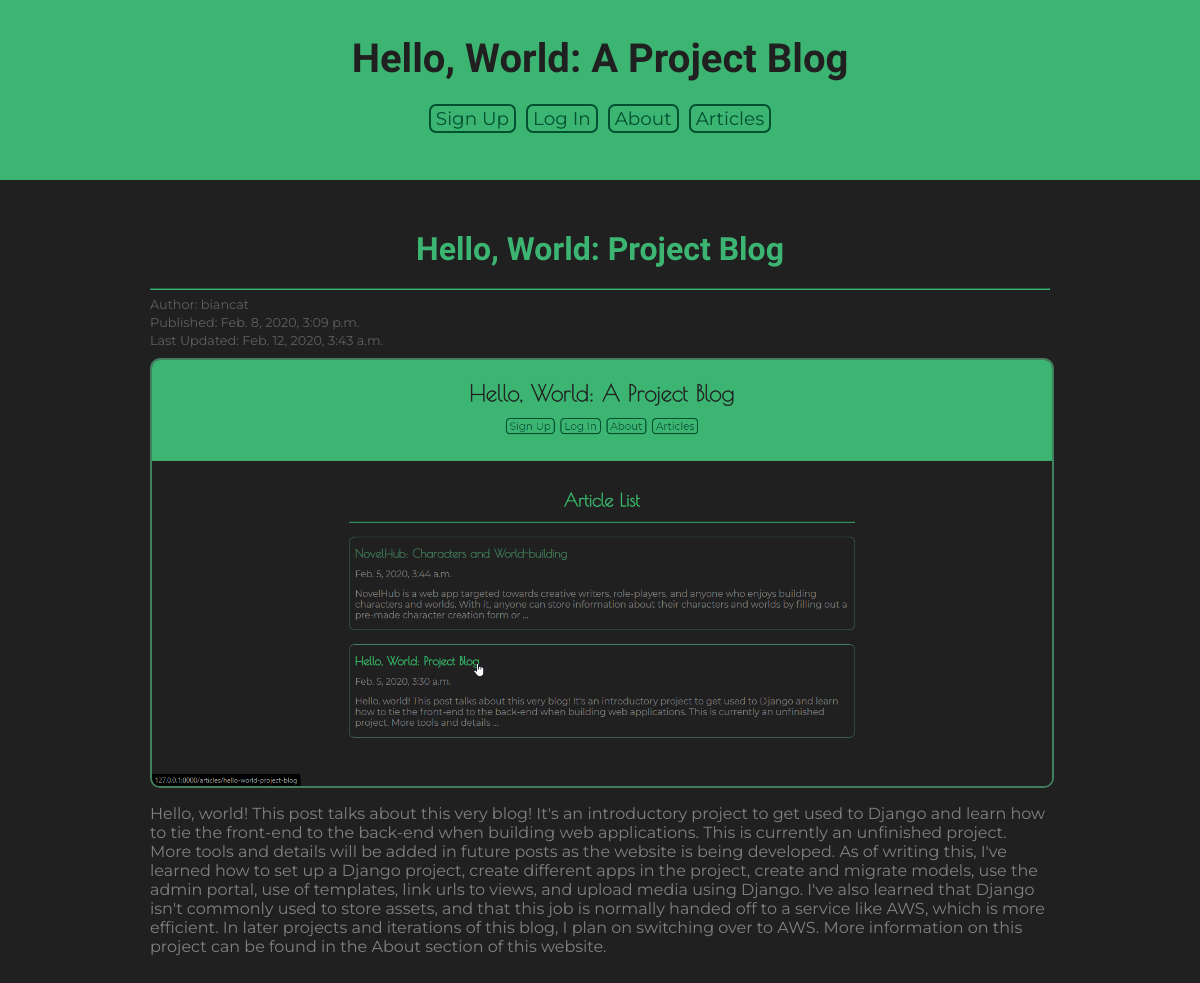
/articles/hello-world-project-blog, run on the app's committed database.
### Articles/models.py (models this page shows, shortened)
class Article(models.Model):
    title = models.CharField(max_length=100)
    dateP = models.DateTimeField(auto_now_add=True)
    author = models.ForeignKey(User, on_delete=models.SET_NULL, null=True)
    body = models.TextField()
    slug = models.SlugField()
    picture = models.ImageField(default="defaultPic.png", blank="True")
    dateE = models.DateTimeField(auto_now=True)

### Articles/views.py (the view)
# urls.py: url(r'^(?P<slug>[\w-]+)$', views.article_detail, name='articleDetail'),
def article_detail(request, slug):
    article = Article.objects.get(slug=slug)
    return render(request, 'articles/article_detail.html', {"article":article})

### Articles/templates/articles/article_detail.html (shortened to what this page needs)
{% extends 'baseTemplate.html' %}
{% load static %}
{% block head %}
    <link rel="stylesheet" href="{% static 'articleDetailTheme.css' %}">
{% endblock %}
{% block content %}
    <h2>{{article.title}}</h2>
    <hr>
    <div id="articleHeader">
        <p class="meta">Author: {{article.author}}</p>
        <p class="meta">Published: {{article.dateP}}</p>
        <p class="dateEAndEdit meta">Last Updated: {{article.dateE}}</p>
    </div>
    <img src="{{article.picture.url}}"/>
    <p>{{article.body}}</p>
{% endblock %}

### assets/articleDetailTheme.css (style rules this page uses)
html { background-color: #202020; max-height: 100vh; max-width: 100vw; }
body { margin: -40px 0 0; padding: 0; }
h2, h1 { color: #3CB572; font-family: "Poiret One", cursive; font-size: 2em; margin: 0; text-align: center; }
hr { border-color: #3CB572; margin: 20px 0 7px; }
p, ul, .articleMeta { color: #808080; font-family: "Montserrat", sans-serif; }
img { border: 2px solid #437E5E; border-radius: 10px; display: block; height: auto; margin: 0 auto; max-width: 100%; padding: 0; width: calc(80vw - 4px); }
#articleHeader { font-size: 0.8em; }
.meta { color: #606060; margin: 3px 0; }
form, .dateEAndEdit { display: inline-block; margin: 0 0 10px; }

### data on the page
Article: title "Hello, World: Project Blog", author "biancat", dateP "Feb. 8, 2020, 3:09 p.m.", dateE "Feb. 12, 2020, 3:43 a.m.", picture (picture), body "Hello, world! This post talks about this very blog! It's an introductory project to get used to Django and learn how to tie the front-end to the back-end when building web applications. This is currently an unfinished project. More tools and details will be added in future posts as the website is being developed. As of writing this, I've learned how to set up a Django project, create different apps in the project, create and migrate models, use the admin portal, use of templates, link urls to views, and upload media using Django. I've also learned that Django isn't commonly used to store assets, and that this job is normally handed off to a service like AWS, which is more efficient. In…"
